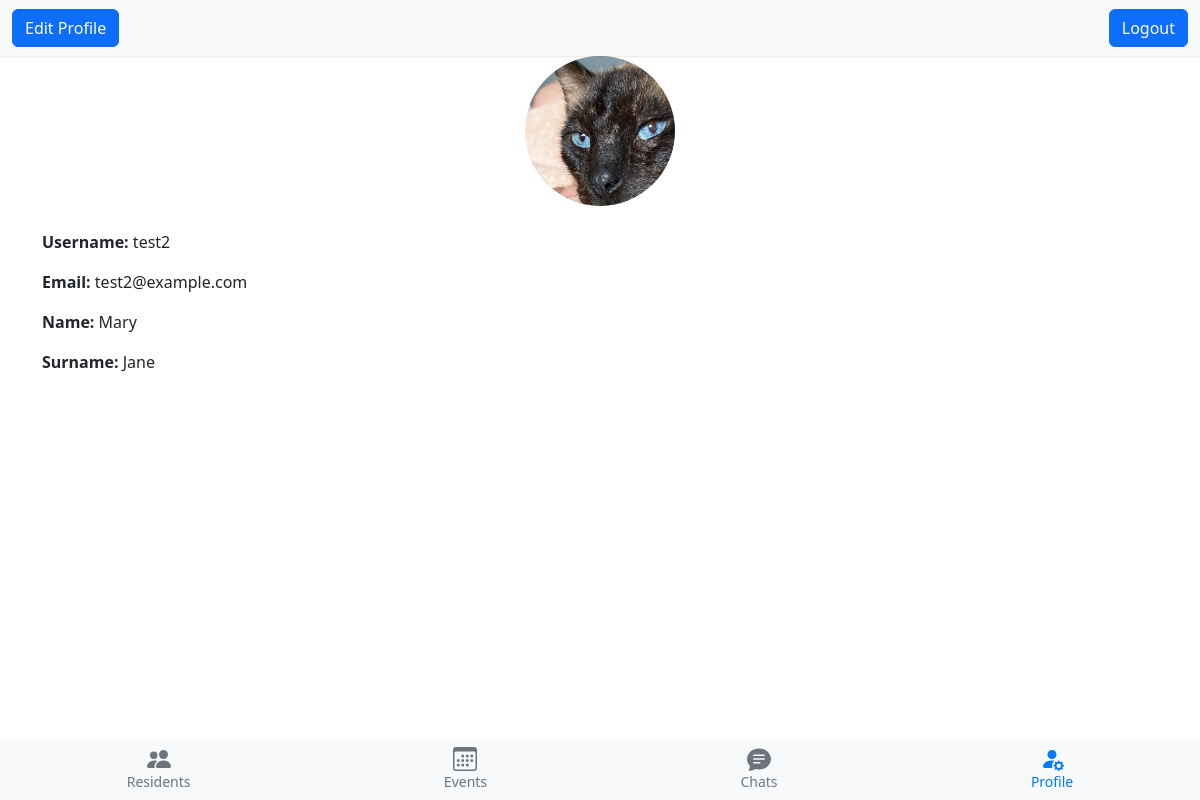
The app's page /profile/ (signed in) with its own data.
### accounts/models.py (models this page shows)
class Profile(AbstractUser):
    BUSINESS_SECTORS = (
        ('agriculture', 'Agriculture'),
        ('construction', 'Construction'),
        ('manufacturing', 'Manufacturing'),
        ('wholesale', 'Wholesale'),
        ('retail', 'Retail'),
        ('transportation', 'Transportation'),
        ('information', 'Information'),
        ('finance', 'Finance and Insurance'),
        ('healthcare', 'Healthcare'),
        ('education', 'Education Services')
    )
    avatar = models.ImageField(upload_to='avatars/', null=True, blank=True)
    business_sector = models.CharField(choices=BUSINESS_SECTORS, max_length=100, null=True, blank=True)
    company = models.CharField(max_length=100, blank=True, null=True)
    expertise = models.CharField(max_length=100, blank=True, null=True)
    resources = models.TextField(blank=True, null=True)
    achievements = models.TextField(blank=True, null=True)
    goals = models.TextField(blank=True, null=True)
    requests = models.TextField(blank=True, null=True)
    city = models.CharField(max_length=100, blank=True, null=True)
    date_of_birth = models.DateField(blank=True, null=True)
    hobbies = models.TextField(blank=True, null=True)
    education = models.TextField(blank=True, null=True)
    interesting_facts = models.TextField(blank=True, null=True)
    marital_status = models.CharField(max_length=100, blank=True, null=True)
    phone_number = models.CharField(max_length=15, blank=True, null=True)
    website = models.URLField(blank=True, null=True)
    whatsapp_url = models.URLField(blank=True, null=True)
    telegram_url = models.URLField(blank=True, null=True)
    instagram_url = models.URLField(blank=True, null=True)
    twitter_url = models.URLField(blank=True, null=True)
    facebook_url = models.URLField(blank=True, null=True)
    vk_url = models.URLField(blank=True, null=True)
    tiktok_url = models.URLField(blank=True, null=True)

### accounts/views.py (the view)
# urls.py: path("profile/", ProfileView.as_view(), name="profile"),
class ProfileView(LoginRequiredMixin, View):
    def get(self, request):
        user = get_user_model().objects.get(username=request.user.username)
        return render(request, 'profiles/profile.html', {'user': user})

### chatrooms/templates/profiles/profile.html
{% extends "chatrooms/base.html" %}
{% load bootstrap5 %}
{% load static %}
{% block navbar %}
<nav class="navbar navbar-light bg-light sticky-top navbar-profile">
    <div class="container-fluid d-flex justify-content-between">
        <button class="btn btn-primary" onclick="location.href='{% url 'edit-profile' %}'">Edit Profile</button>
        <button class="btn btn-primary" onclick="location.href='{% url 'account_logout' %}'">
            Logout
        </button>
    </div>
</nav>
{% endblock %}
{% block content %}
{% include 'profiles/user_card.html' %}
{% endblock %}
{% block footer %}
{% include "chatrooms/footer.html" %}
{% endblock %}

### chatrooms/templates/profiles/user_card.html (shortened to what this page needs)
{% load static %}
<div class="container">
    <div class="card-body">
        <div class="text-center mb-4">
            {% if user.avatar %}
            <img src="{{ user.avatar.url }}" class="rounded-circle" alt="Profile Picture" width="150"
                 height="150">
            {% else %}
            <img src="{% static 'profile.jpg' %}" class="rounded-circle" alt="Profile Picture" width="150" height="150">
            {% endif %}
        </div>
        <p><strong>Username:</strong> {{ user.username }}</p>
        <p><strong>Email:</strong> {{ user.email }}</p>
        <p><strong>Name:</strong> {{ user.first_name }}</p>
        <p><strong>Surname:</strong> {{ user.last_name }}</p>
    </div>
</div>

### static/style.css (style rules this page uses)
body { background-color: white; }
.navbar-profile { height: 3.5rem; box-shadow: 0 1px 2px rgba(0, 0, 0, 0.1); }
.sticky-top { position: sticky; top: 0; z-index: 1020; }

### records on screen
Profile: avatar (picture), username "test2", email "test2@example.com", first_name "Mary", last_name "Jane"
